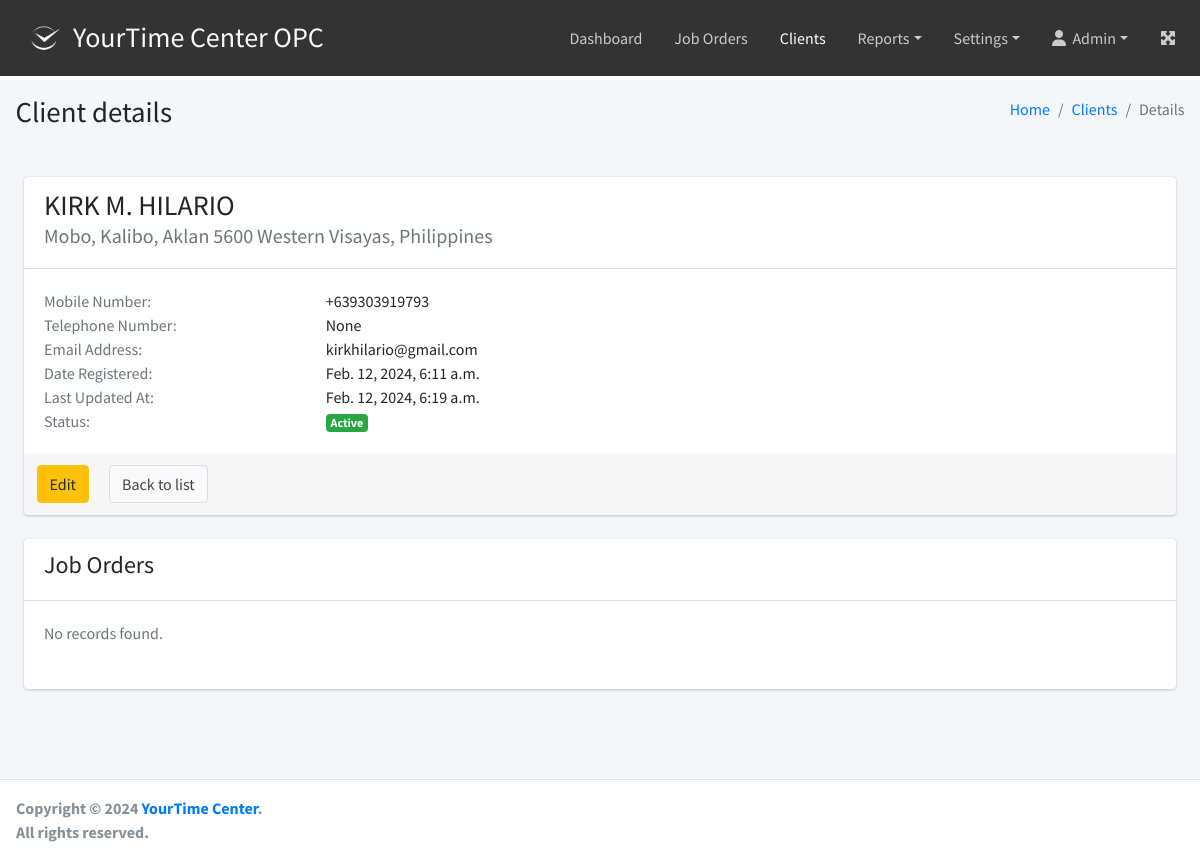
Page /client/1/detail (signed in) on the committed database.
### client/models.py (models this page shows, shortened)
class Client(models.Model):
    name = models.CharField(
        _("Name"),
        max_length=254,
        null=False, blank=False
    )
    address = models.TextField()
    mob_num = models.CharField(
        _("Mobile Number"),
        max_length=100,
        null=False, blank=False)
    tel_num = models.CharField(
        _("Telephone Number"),
        max_length=100,
        null=True, blank=True)
    email = models.EmailField(
        _("Email Address"),
        max_length=254,
        null=True, blank=True)
    created_at = models.DateTimeField(auto_now_add=True)
    updated_at = models.DateTimeField(auto_now=True)
    is_active = models.BooleanField(default=True)

### client/views.py (the view)
@method_decorator(login_required, name='dispatch')
class ClientDetailView(DetailView):
    model = Client
    template_name = "client/client_detail.html"
    context_object_name = 'client'

### templates/client/client_detail.html (shortened to what this page needs)
{% extends '../base.html' %}
{% load static %}
{% load humanize %}
{% load form_tags %}
{% block page_title %}Client details{% endblock page_title %}
{% block breadcrumb %}
    <li class="breadcrumb-item"><a href="{% url 'dashboard' %}">Home</a></li>
    <li class="breadcrumb-item"><a href="{% url 'client_list' %}">Clients</a></li>
    <li class="breadcrumb-item active">Details</li>
{% endblock breadcrumb %}
{% block main_content %}
    <div class="card m-4">
        <div class="card-header">
            <h3>{{ client.name }}</h3>
            <h5 class="card-subtitle mb-2 text-muted">{{ client.address }}</h5>
        </div>
        <div class="card-body">
            <div class="row">
                <div class="col-lg-3 col-sm-6">
                    <p class="card-text text-muted">Mobile Number:</p>
                </div>
                <div class="col-lg-3 col-sm-6">
                    <p class="card-text">{{ client.mob_num }}</p>
                </div>
            </div>
            <div class="row">
                <div class="col-lg-3 col-sm-6">
                    <p class="card-text text-muted">Telephone Number:</p>
                </div>
                <div class="col-lg-3 col-sm-6">
                    <p class="card-text">{{ client.tel_num }}</p>
                </div>
            </div>
            <div class="row">
                <div class="col-lg-3 col-sm-6">
                    <p class="card-text text-muted">Email Address:</p>
                </div>
                <div class="col-lg-3 col-sm-6">
                    <p class="card-text">{{ client.email }}</p>
                </div>
            </div>
            <div class="row">
                <div class="col-lg-3 col-sm-6">
                    <p class="card-text text-muted">Date Registered:</p>
                </div>
                <div class="col-lg-3 col-sm-6">
                    <p class="card-text">{{ client.created_at }}</p>
                </div>
            </div>
            <div class="row">
                <div class="col-lg-3 col-sm-6">
                    <p class="card-text text-muted">Last Updated At:</p>
                </div>
                <div class="col-lg-3 col-sm-6">
                    <p class="card-text">{{ client.updated_at }}</p>
                </div>
            </div>
            <div class="row">
                <div class="col-lg-3 col-sm-6">
                    <p class="card-text text-muted">Status:</p>
                </div>
                <div class="col-lg-3 col-sm-6">
                    <p class="card-text">
                        {% if client.is_active %}
                            <span class="badge badge-success">Active</span>
                        {% else %}
                            <span class="badge badge-danger">Inactive</span>
                        {% endif %}
                    </p>
                </div>
            </div>
        </div>
        <div class="card-footer">
            <div class="row">
                <a href="{% url 'edit_client' client.pk %}" class="btn btn-warning card-link">Edit</a>
                <a href="{% url 'client_list' %}" class="btn btn-default card-link">Back to list</a>
            </div>
        </div>
    </div>
    <div class="card m-4">
        <div class="card-header">
            <h4>Job Orders</h3>
        </div>
        <div class="card-body">
            <div class="row mb-2">
                <div class="col-12">
                    <p class="card-text"><span class="text-muted">No records found.</span>
                    </p>
                </div>
            </div>
        </div>
    </div>
{% endblock main_content %}

### templates/base.html (shortened to what this page needs)
{% load static %}
<!DOCTYPE html>
<html lang="en">
<head>
  <link rel="stylesheet" href="https://cdn.jsdelivr.net/npm/bootstrap@4.6.2/dist/css/bootstrap.min.css">
  <link rel="stylesheet" href="https://code.ionicframework.com/ionicons/2.0.1/css/ionicons.min.css">
  <link rel="stylesheet" href="{% static 'dist/css/adminlte.min.css' %}">
  <link rel="stylesheet" type="text/css" href="https://cdnjs.cloudflare.com/ajax/libs/toastr.js/latest/css/toastr.min.css">
  <link rel="stylesheet" href="https://cdn.datatables.net/1.13.7/css/dataTables.bootstrap4.min.css">
  <link rel="stylesheet" href="{% static 'css/style.css' %}">
</head>
<body class="hold-transition layout-top-nav">
<div class="wrapper">
  <nav class="main-header navbar navbar-expand-lg navbar-dark fixed-top bg-theme">
    <a href="{% url 'dashboard' %}" class="brand-link">
        <img src="{% static 'img/logo.png' %}" alt="Logo" class="brand-image my-auto logo">&nbsp;
        <span class="h3 text-light">YourTime Center OPC</span>
    </a>
    <div class="collapse navbar-collapse" id="navbarSupportedContent">
      <ul class="navbar-nav ml-auto">
        {% include 'includes/topmenu.html' %}
        <li class="nav-item">
          <a class="nav-link" data-widget="fullscreen" href="#" role="button"> <i class="fas fa-expand-arrows-alt"></i> </a>
        </li>
      </ul>
    </nav>
  </div>
  <div class="content-wrapper" style="margin-top: 80px;">
    <div class="content-header">
      <div class="container-fluid">
        <div class="row mb-2">
          <div class="col-sm-6">
            <h1 class="m-0">{% block page_title %}{% endblock page_title %}</h1>
          </div>
          <div class="col-sm-6">
            <ol class="breadcrumb float-sm-right">
              {% block breadcrumb %}
              {% endblock breadcrumb %}
            </ol>
          </div>
        </div>
      </div>
    </div>
    {% block main_content %}
    {% endblock main_content %}
  </div>
  <footer class="main-footer no-print pb-2">
    <div class="float-left">
      <strong>Copyright &copy; 2024 <a href="#">YourTime Center</a>.</strong><br>
      <strong>All rights reserved.</strong>
      <br>&nbsp;
    </div>
  </footer>
</body>
</html>

### templates/includes/topmenu.html (shortened to what this page needs)
        <li class="nav-item my-auto">
            <a href="{% url 'dashboard' %}" class="nav-link" id="menu_dashboard">Dashboard</a>
        </li>
        <li class="nav-item my-auto">
            <a href="#" class="nav-link" id="menu-jo">Job Orders</a>
        </li>
        <li class="nav-item my-auto">
            <a href="{% url 'client_list' %}" class="nav-link" id="menu-clients">Clients</a>
        </li>
        <li class="nav-item dropdown my-auto" id="menu-reports">
            <a id="dropdownReports" href="#" data-toggle="dropdown" aria-haspopup="true" aria-expanded="false" class="nav-link dropdown-toggle">Reports</a>
        </li>
        <li class="nav-item dropdown my-auto" id="menu-settings">
            <a id="dropdownSettings" href="#" data-toggle="dropdown" aria-haspopup="true" aria-expanded="false" class="nav-link dropdown-toggle">Settings</a>
        </li>
        <li class="nav-item dropdown my-auto" id="menu-account">
            <a id="dropdownAccount" href="#" data-toggle="dropdown" aria-haspopup="true" aria-expanded="false" class="nav-link dropdown-toggle"><i class="fa fa-user" aria-hidden="true"></i>&nbsp;&nbsp;{{ request.user.username|title }}</a>
        </li>

### static/css/style.css (style rules this page uses)
.logo { border-radius: 50%; height: 64px; width: 64px; }
.navbar { border-bottom: none !important; }
.bg-theme { background-color: #333333 !important; }

### rows in the picture
Client: name "KIRK M. HILARIO", address "Mobo, Kalibo, Aklan 5600 Western Visayas, Philippines", mob_num "+639303919793", tel_num "None", email "kirkhilario@gmail.com", created_at "Feb. 12, 2024, 6:11 a.m.", updated_at "Feb. 12, 2024, 6:19 a.m."

### other values in the picture
{{ request.user.username|title }} "Admin"
